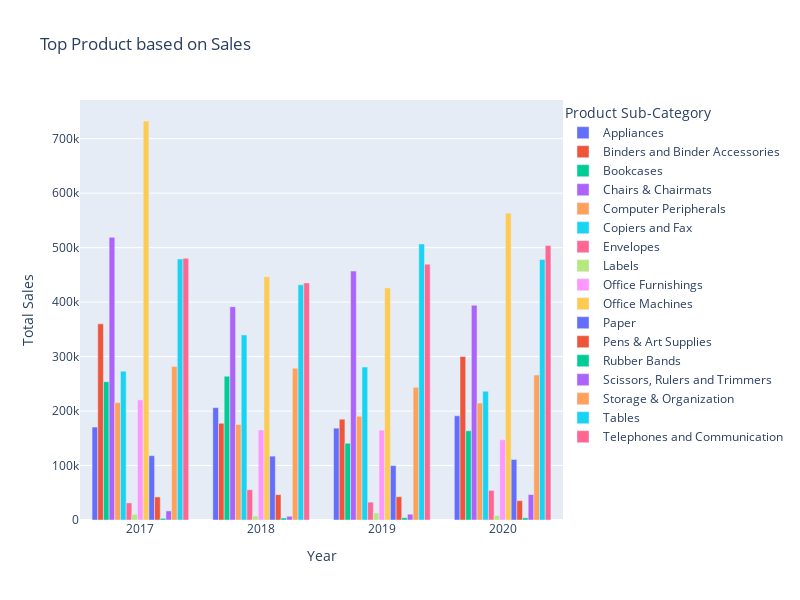

The cell this chart's notebook holds for it:
### Markdown cell above
The Sales of each Product sub-category in every years and Region

### Code cell
# Grouping data by year and product sub-category to calculate total sales
ProductSalesOverYears = superstore_sales.groupby(['Year', 'Product Sub-Category'])['Sales'].sum().reset_index()

# Creating an interactive bar chart
fig = px.bar(ProductSalesOverYears, 
             x='Year', 
             y='Sales', 
             color='Product Sub-Category', 
             title='Top Product based on Sales',
             labels={'Year': 'Year', 'Sales': 'Total Sales'},
             barmode='group',  # Shows bars for each category side by side
             height=600,  # Adjust the height of the figure
             width=800)  # Adjust the width of the figure

# Update the layout to position the legend outside the plot
fig.update_layout(legend=dict(
    title='Product Sub-Category',
    x=1,  # Position it outside the plot area on the x-axis
    y=1,
    traceorder='normal'
))

# Show the interactive plot
fig.show()

### Figure 1 — Plotly figure (JSON) as saved in the notebook; plotly's stock layout.template omitted (floating-point values rounded to 4 significant figures)
{"data": [{"alignmentgroup": "True", "hovertemplate": "Product Sub-Category=Appliances<br>Year=%{x}<br>Total Sales=%{y}<extra></extra>", "legendgroup": "Appliances", "marker": {"color": "#636efa", "pattern": {"shape": ""}}, "name": "Appliances", "offsetgroup": "Appliances", "orientation": "v", "showlegend": true, "textposition": "auto", "type": "bar", "x": [2017, 2018, 2019, 2020], "xaxis": "x", "y": [170700.0, 206300.0, 168700.0, 191400.0], "yaxis": "y"}, {"alignmentgroup": "True", "hovertemplate": "Product Sub-Category=Binders and Binder Accessories<br>Year=%{x}<br>Total Sales=%{y}<extra></extra>", "legendgroup": "Binders and Binder Accessories", "marker": {"color": "#EF553B", "pattern": {"shape": ""}}, "name": "Binders and Binder Accessories", "offsetgroup": "Binders and Binder Accessories", "orientation": "v", "showlegend": true, "textposition": "auto", "type": "bar", "x": [2017, 2018, 2019, 2020], "xaxis": "x", "y": [360100.0, 177600.0, 185100.0, 300200.0], "yaxis": "y"}, {"alignmentgroup": "True", "hovertemplate": "Product Sub-Category=Bookcases<br>Year=%{x}<br>Total Sales=%{y}<extra></extra>", "legendgroup": "Bookcases", "marker": {"color": "#00cc96", "pattern": {"shape": ""}}, "name": "Bookcases", "offsetgroup": "Bookcases", "orientation": "v", "showlegend": true, "textposition": "auto", "type": "bar", "x": [2017, 2018, 2019, 2020], "xaxis": "x", "y": [253900.0, 264000.0, 140900.0, 163800.0], "yaxis": "y"}, {"alignmentgroup": "True", "hovertemplate": "Product Sub-Category=Chairs & Chairmats<br>Year=%{x}<br>Total Sales=%{y}<extra></extra>", "legendgroup": "Chairs & Chairmats", "marker": {"color": "#ab63fa", "pattern": {"shape": ""}}, "name": "Chairs & Chairmats", "offsetgroup": "Chairs & Chairmats", "orientation": "v", "showlegend": true, "textposition": "auto", "type": "bar", "x": [2017, 2018, 2019, 2020], "xaxis": "x", "y": [518900.0, 391700.0, 457000.0, 394200.0], "yaxis": "y"}, {"alignmentgroup": "True", "hovertemplate": "Product Sub-Category=Computer Peripherals<br>Year=%{x}<br>Total Sales=%{y}<extra></extra>", "legendgroup": "Computer Peripherals", "marker": {"color": "#FFA15A", "pattern": {"shape": ""}}, "name": "Computer Peripherals", "offsetgroup": "Computer Peripherals", "orientation": "v", "showlegend": true, "textposition": "auto", "type": "bar", "x": [2017, 2018, 2019, 2020], "xaxis": "x", "y": [215600.0, 175300.0, 190400.0, 214600.0], "yaxis": "y"}, {"alignmentgroup": "True", "hovertemplate": "Product Sub-Category=Copiers and Fax<br>Year=%{x}<br>Total Sales=%{y}<extra></extra>", "legendgroup": "Copiers and Fax", "marker": {"color": "#19d3f3", "pattern": {"shape": ""}}, "name": "Copiers and Fax", "offsetgroup": "Copiers and Fax", "orientation": "v", "showlegend": true, "textposition": "auto", "type": "bar", "x": [2017, 2018, 2019, 2020], "xaxis": "x", "y": [273300.0, 339700.0, 280800.0, 236500.0], "yaxis": "y"}, {"alignmentgroup": "True", "hovertemplate": "Product Sub-Category=Envelopes<br>Year=%{x}<br>Total Sales=%{y}<extra></extra>", "legendgroup": "Envelopes", "marker": {"color": "#FF6692", "pattern": {"shape": ""}}, "name": "Envelopes", "offsetgroup": "Envelopes", "orientation": "v", "showlegend": true, "textposition": "auto", "type": "bar", "x": [2017, 2018, 2019, 2020], "xaxis": "x", "y": [31380.0, 55580.0, 32750.0, 54370.0], "yaxis": "y"}, {"alignmentgroup": "True", "hovertemplate": "Product Sub-Category=Labels<br>Year=%{x}<br>Total Sales=%{y}<extra></extra>", "legendgroup": "Labels", "marker": {"color": "#B6E880", "pattern": {"shape": ""}}, "name": "Labels", "offsetgroup": "Labels", "orientation": "v", "showlegend": true, "textposition": "auto", "type": "bar", "x": [2017, 2018, 2019, 2020], "xaxis": "x", "y": [10360.0, 7393.0, 12920.0, 8306.0], "yaxis": "y"}, {"alignmentgroup": "True", "hovertemplate": "Product Sub-Category=Office Furnishings<br>Year=%{x}<br>Total Sales=%{y}<extra></extra>", "legendgroup": "Office Furnishings", "marker": {"color": "#FF97FF", "pattern": {"shape": ""}}, "name": "Office Furnishings", "offsetgroup": "Office Furnishings", "orientation": "v", "showlegend": true, "textposition": "auto", "type": "bar", "x": [2017, 2018, 2019, 2020], "xaxis": "x", "y": [220600.0, 165300.0, 164900.0, 147300.0], "yaxis": "y"}, {"alignmentgroup": "True", "hovertemplate": "Product Sub-Category=Office Machines<br>Year=%{x}<br>Total Sales=%{y}<extra></extra>", "legendgroup": "Office Machines", "marker": {"color": "#FECB52", "pattern": {"shape": ""}}, "name": "Office Machines", "offsetgroup": "Office Machines", "orientation": "v", "showlegend": true, "textposition": "auto", "type": "bar", "x": [2017, 2018, 2019, 2020], "xaxis": "x", "y": [732500.0, 446800.0, 426100.0, 563300.0], "yaxis": "y"}, {"alignmentgroup": "True", "hovertemplate": "Product Sub-Category=Paper<br>Year=%{x}<br>Total Sales=%{y}<extra></extra>", "legendgroup": "Paper", "marker": {"color": "#636efa", "pattern": {"shape": ""}}, "name": "Paper", "offsetgroup": "Paper", "orientation": "v", "showlegend": true, "textposition": "auto", "type": "bar", "x": [2017, 2018, 2019, 2020], "xaxis": "x", "y": [118100.0, 117300.0, 99930.0, 111100.0], "yaxis": "y"}, {"alignmentgroup": "True", "hovertemplate": "Product Sub-Category=Pens & Art Supplies<br>Year=%{x}<br>Total Sales=%{y}<extra></extra>", "legendgroup": "Pens & Art Supplies", "marker": {"color": "#EF553B", "pattern": {"shape": ""}}, "name": "Pens & Art Supplies", "offsetgroup": "Pens & Art Supplies", "orientation": "v", "showlegend": true, "textposition": "auto", "type": "bar", "x": [2017, 2018, 2019, 2020], "xaxis": "x", "y": [42340.0, 46590.0, 42670.0, 35510.0], "yaxis": "y"}, {"alignmentgroup": "True", "hovertemplate": "Product Sub-Category=Rubber Bands<br>Year=%{x}<br>Total Sales=%{y}<extra></extra>", "legendgroup": "Rubber Bands", "marker": {"color": "#00cc96", "pattern": {"shape": ""}}, "name": "Rubber Bands", "offsetgroup": "Rubber Bands", "orientation": "v", "showlegend": true, "textposition": "auto", "type": "bar", "x": [2017, 2018, 2019, 2020], "xaxis": "x", "y": [3064.0, 3754.0, 4220.0, 3969.0], "yaxis": "y"}, {"alignmentgroup": "True", "hovertemplate": "Product Sub-Category=Scissors, Rulers and Trimmers<br>Year=%{x}<br>Total Sales=%{y}<extra></extra>", "legendgroup": "Scissors, Rulers and Trimmers", "marker": {"color": "#ab63fa", "pattern": {"shape": ""}}, "name": "Scissors, Rulers and Trimmers", "offsetgroup": "Scissors, Rulers and Trimmers", "orientation": "v", "showlegend": true, "textposition": "auto", "type": "bar", "x": [2017, 2018, 2019, 2020], "xaxis": "x", "y": [16650.0, 6877.0, 10640.0, 46820.0], "yaxis": "y"}, {"alignmentgroup": "True", "hovertemplate": "Product Sub-Category=Storage & Organization<br>Year=%{x}<br>Total Sales=%{y}<extra></extra>", "legendgroup": "Storage & Organization", "marker": {"color": "#FFA15A", "pattern": {"shape": ""}}, "name": "Storage & Organization", "offsetgroup": "Storage & Organization", "orientation": "v", "showlegend": true, "textposition": "auto", "type": "bar", "x": [2017, 2018, 2019, 2020], "xaxis": "x", "y": [282000.0, 278500.0, 243500.0, 266200.0], "yaxis": "y"}, {"alignmentgroup": "True", "hovertemplate": "Product Sub-Category=Tables<br>Year=%{x}<br>Total Sales=%{y}<extra></extra>", "legendgroup": "Tables", "marker": {"color": "#19d3f3", "pattern": {"shape": ""}}, "name": "Tables", "offsetgroup": "Tables", "orientation": "v", "showlegend": true, "textposition": "auto", "type": "bar", "x": [2017, 2018, 2019, 2020], "xaxis": "x", "y": [479200.0, 431700.0, 506800.0, 478300.0], "yaxis": "y"}, {"alignmentgroup": "True", "hovertemplate": "Product Sub-Category=Telephones and Communication<br>Year=%{x}<br>Total Sales=%{y}<extra></extra>", "legendgroup": "Telephones and Communication", "marker": {"color": "#FF6692", "pattern": {"shape": ""}}, "name": "Telephones and Communication", "offsetgroup": "Telephones and Communication", "orientation": "v", "showlegend": true, "textposition": "auto", "type": "bar", "x": [2017, 2018, 2019, 2020], "xaxis": "x", "y": [480500.0, 435300.0, 469500.0, 504000.0], "yaxis": "y"}], "layout": {"barmode": "group", "height": 600, "legend": {"title": {"text": "Product Sub-Category"}, "tracegroupgap": 0, "traceorder": "normal", "x": 1, "y": 1}, "title": {"text": "Top Product based on Sales"}, "width": 800, "xaxis": {"anchor": "y", "domain": [0, 1], "title": {"text": "Year"}}, "yaxis": {"anchor": "x", "domain": [0, 1], "title": {"text": "Total Sales"}}}}
